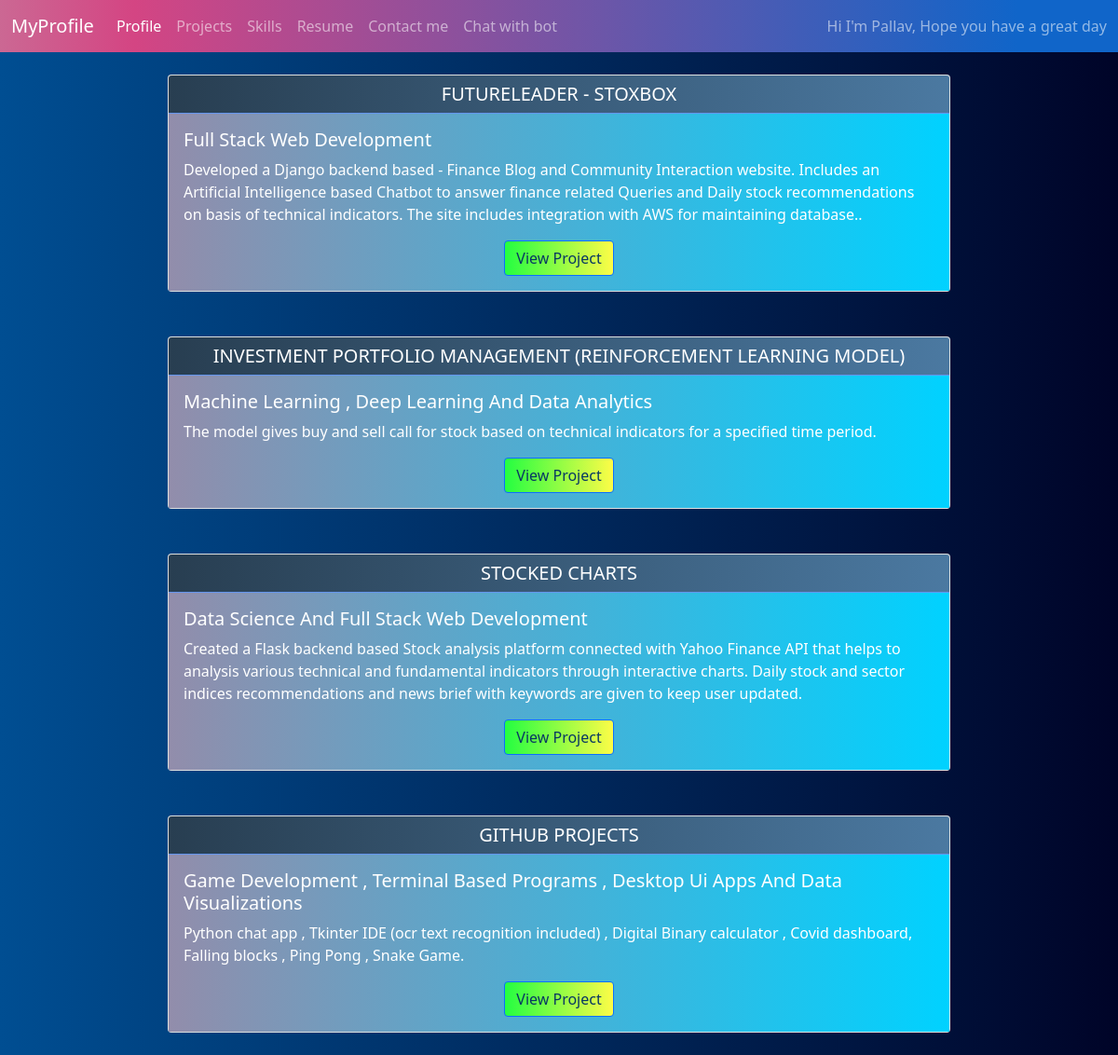
The app's page /project/ with its own data.
### resume_project/models.py (models this page shows, shortened)
class myprojects(models.Model):
    domain=models.CharField(max_length=200)
    name=models.CharField(max_length=200)
    tech=models.TextField(max_length=5000,default="not specified")
    about=models.TextField(max_length=5000)
    url=models.CharField(max_length=500)

### resume_project/views.py (the view)
# urls.py: path('', projectsview.as_view(), name="myprojects"),
class projectsview(ListView):
    model = myprojects
    template_name = 'myprojects.html'

### templates/myprojects.html
{% extends "base.html" %}
{% block content %}
    {% load static %}
<link rel="stylesheet" type="text/css" href="{% static 'frontend\myprojects.css' %}">
    <div class="wrapper">
{% for projects in object_list %}
    <div class="card">
    <div class="heading" >
  <h5 style="text-align: center" class="card-header">{{ projects.name|upper }}</h5>
    </div>
  <div class="card-body">
    <h5 class="card-title">{{ projects.domain|title }}</h5>
    <p class="card-text">{{ projects.about }}.</p>
      <div class="somewhere">
    <a href="{{ projects.url }}" class="btn btn-primary">View Project</a>
      </div>
  </div>
</div>
    {% endfor %}
    </div>
{% endblock %}

### templates/base.html (shortened to what this page needs)
<!DOCTYPE html>
<html lang="en">
<head>
    <link href="https://cdn.jsdelivr.net/npm/bootstrap@5.1.1/dist/css/bootstrap.min.css" rel="stylesheet">
  </head>
  <body>
<nav class="navbar navbar-expand-lg navbar-dark bg-dark">
  <div class="container-fluid">
    <a class="navbar-brand" href="#">MyProfile </a>
    <div class="collapse navbar-collapse" id="navbarText">
      <ul class="navbar-nav me-auto mb-2 mb-lg-0">
        <li class="nav-item">
          <a class="nav-link active" aria-current="page" href="{% url "information:informationview" %}">Profile</a>
        </li>
        <li class="nav-item">
          <a class="nav-link" href="{% url "projects:myprojects" %}">Projects</a>
        </li>
        <li class="nav-item">
          <a class="nav-link" href="{% url "myskills:myskills" %}">Skills</a>
        </li>
            <li class="nav-item">
          <a class="nav-link" href="{% url "information:myresume" %}">Resume</a>
        </li>
            <li class="nav-item">
          <a class="nav-link" href="{% url "information:contactme" %}">Contact me</a>
        </li>
          <li class="nav-item">
          <a class="nav-link" href="{% url "information:assistant" %}">Chat with bot</a>
        </li>
      </ul>
      <span class="navbar-text">
        Hi I'm Pallav, Hope you have a great day
      </span>
    </div>
  </div>
</nav>
{% block content %}
{% endblock %}
</body>
</html>

### static/frontend/myprojects.css (style rules this page uses)
body { background: #000428; background: -webkit-linear-gradient(to right, #004e92, #000428); background: linear-gradient(to right, #004e92, #000428); }
.card { margin: 2%;!important; width: 70%; }
.wrapper { display: flex; flex-direction: column; justify-content: center; align-items: center; }
.somewhere { display: flex; justify-content: center; }
.card-header { border-color: cornflowerblue;!important; color: white; background: #4B79A1; background: -webkit-linear-gradient(to right, #283E51, #4B79A1); background: linear-gradient(to right, #283E51, #4B79A1); }
.card-body { color: white; background: #00d2ff; background: -webkit-linear-gradient(to right, #928DAB, #00d2ff); background: linear-gradient(to right, #928DAB, #00d2ff); }
.btn { color: #083763; background: #FDFC47; background: -webkit-linear-gradient(to right, #24FE41, #FDFC47); background: linear-gradient(to right, #24FE41, #FDFC47); }

### templates/base.html (style rules this page uses)
nav { background: rgb(214,108,154);!important; background: linear-gradient(90deg, rgba(214,108,154,0.9420810560552346) 0%, rgba(212,69,131,1) 12%, rgba(16,101,201,1) 91%, rgba(16,101,201,1) 97%);!important; ; }

### records on screen
myprojects: name "FUTURELEADER - STOXBOX", domain "Full Stack Web Development", about "Developed a Django backend based - Finance Blog and Community Interaction website. Includes an Artificial Intelligence based Chatbot to answer finance related Queries and Daily stock recommendations on basis of technical indicators. The site includes integration with AWS for maintaining database."
myprojects: name "INVESTMENT PORTFOLIO MANAGEMENT (REINFORCEMENT LEARNING MODEL)", domain "Machine Learning , Deep Learning And Data Analytics", about "The model gives buy and sell call for stock based on technical indicators for a specified time period"
myprojects: name "STOCKED CHARTS", domain "Data Science And Full Stack Web Development", about "Created a Flask backend based Stock analysis platform connected with Yahoo Finance API that helps to analysis various technical and fundamental indicators through interactive charts. Daily stock and sector indices recommendations and news brief with keywords are given to keep user updated"
myprojects: name "GITHUB PROJECTS", domain "Game Development , Terminal Based Programs , Desktop Ui Apps And Data Visualizations", about "Python chat app , Tkinter IDE (ocr text recognition included) , Digital Binary calculator , Covid dashboard, Falling blocks , Ping Pong , Snake Game"
